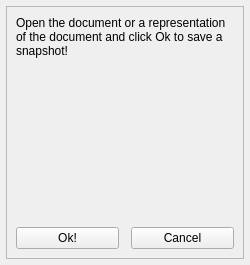
<?xml version="1.0" encoding="UTF-8"?>
<ui version="4.0">
 <class>WatcherSnapshot</class>
 <widget class="QWidget" name="WatcherSnapshot">
  <property name="geometry">
   <rect>
    <x>0</x>
    <y>0</y>
    <width>250</width>
    <height>265</height>
   </rect>
  </property>
  <property name="windowTitle">
   <string>Form</string>
  </property>
  <layout class="QVBoxLayout" name="verticalLayout">
   <property name="spacing">
    <number>0</number>
   </property>
   <property name="leftMargin">
    <number>6</number>
   </property>
   <property name="topMargin">
    <number>6</number>
   </property>
   <property name="rightMargin">
    <number>6</number>
   </property>
   <property name="bottomMargin">
    <number>6</number>
   </property>
   <item>
    <widget class="QFrame" name="globalFrame">
     <property name="frameShape">
      <enum>QFrame::StyledPanel</enum>
     </property>
     <property name="frameShadow">
      <enum>QFrame::Raised</enum>
     </property>
     <layout class="QVBoxLayout" name="verticalLayout_2" stretch="0,1,0">
      <property name="spacing">
       <number>12</number>
      </property>
      <item>
       <widget class="QLabel" name="info">
        <property name="text">
         <string>Open the document or a representation of the document and click Ok to save a snapshot!</string>
        </property>
        <property name="wordWrap">
         <bool>true</bool>
        </property>
       </widget>
      </item>
      <item>
       <widget class="QLabel" name="preview">
        <property name="text">
         <string/>
        </property>
        <property name="scaledContents">
         <bool>false</bool>
        </property>
       </widget>
      </item>
      <item>
       <layout class="QHBoxLayout" name="horizontalLayout">
        <property name="spacing">
         <number>12</number>
        </property>
        <item>
         <widget class="QPushButton" name="snap">
          <property name="text">
           <string>Ok!</string>
          </property>
         </widget>
        </item>
        <item>
         <widget class="QPushButton" name="close">
          <property name="text">
           <string>Cancel</string>
          </property>
         </widget>
        </item>
       </layout>
      </item>
     </layout>
    </widget>
   </item>
  </layout>
 </widget>
 <resources/>
 <connections>
  <connection>
   <sender>snap</sender>
   <signal>released()</signal>
   <receiver>WatcherSnapshot</receiver>
   <slot>action()</slot>
   <hints>
    <hint type="sourcelabel">
     <x>104</x>
     <y>89</y>
    </hint>
    <hint type="destinationlabel">
     <x>365</x>
     <y>95</y>
    </hint>
   </hints>
  </connection>
  <connection>
   <sender>close</sender>
   <signal>released()</signal>
   <receiver>WatcherSnapshot</receiver>
   <slot>action()</slot>
   <hints>
    <hint type="sourcelabel">
     <x>167</x>
     <y>69</y>
    </hint>
    <hint type="destinationlabel">
     <x>378</x>
     <y>60</y>
    </hint>
   </hints>
  </connection>
 </connections>
 <slots>
  <slot>action()</slot>
 </slots>
</ui>
